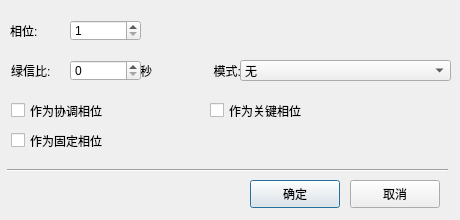
<?xml version="1.0" encoding="UTF-8"?>
<ui version="4.0">
 <class>split_dialog</class>
 <widget class="QDialog" name="split_dialog">
  <property name="geometry">
   <rect>
    <x>0</x>
    <y>0</y>
    <width>460</width>
    <height>220</height>
   </rect>
  </property>
  <property name="windowTitle">
   <string>绿信比编辑</string>
  </property>
  <widget class="QLabel" name="label_split">
   <property name="geometry">
    <rect>
     <x>11</x>
     <y>60</y>
     <width>61</width>
     <height>21</height>
    </rect>
   </property>
   <property name="text">
    <string>绿信比:</string>
   </property>
  </widget>
  <widget class="QPushButton" name="pushButton_confirm">
   <property name="geometry">
    <rect>
     <x>250</x>
     <y>180</y>
     <width>90</width>
     <height>28</height>
    </rect>
   </property>
   <property name="text">
    <string>确定</string>
   </property>
  </widget>
  <widget class="QLabel" name="label_mode">
   <property name="geometry">
    <rect>
     <x>190</x>
     <y>60</y>
     <width>51</width>
     <height>21</height>
    </rect>
   </property>
   <property name="text">
    <string>模式:</string>
   </property>
   <property name="alignment">
    <set>Qt::AlignRight|Qt::AlignTrailing|Qt::AlignVCenter</set>
   </property>
  </widget>
  <widget class="QPushButton" name="pushButton_cancel">
   <property name="geometry">
    <rect>
     <x>350</x>
     <y>180</y>
     <width>90</width>
     <height>28</height>
    </rect>
   </property>
   <property name="text">
    <string>取消</string>
   </property>
  </widget>
  <widget class="QLabel" name="label_countdown">
   <property name="geometry">
    <rect>
     <x>140</x>
     <y>60</y>
     <width>51</width>
     <height>21</height>
    </rect>
   </property>
   <property name="text">
    <string>秒</string>
   </property>
  </widget>
  <widget class="QSpinBox" name="spinBox_Time">
   <property name="geometry">
    <rect>
     <x>70</x>
     <y>60</y>
     <width>71</width>
     <height>21</height>
    </rect>
   </property>
   <property name="maximum">
    <number>255</number>
   </property>
  </widget>
  <widget class="QComboBox" name="comboBox_Mode">
   <property name="geometry">
    <rect>
     <x>240</x>
     <y>60</y>
     <width>211</width>
     <height>21</height>
    </rect>
   </property>
   <property name="currentIndex">
    <number>1</number>
   </property>
   <property name="maxVisibleItems">
    <number>7</number>
   </property>
   <item>
    <property name="text">
     <string>其他</string>
    </property>
   </item>
   <item>
    <property name="text">
     <string>无</string>
    </property>
   </item>
   <item>
    <property name="text">
     <string>最小车辆响应</string>
    </property>
   </item>
   <item>
    <property name="text">
     <string>最大车辆响应</string>
    </property>
   </item>
   <item>
    <property name="text">
     <string>行人响应</string>
    </property>
   </item>
   <item>
    <property name="text">
     <string>最大车辆/行人响应</string>
    </property>
   </item>
   <item>
    <property name="text">
     <string>忽略相位</string>
    </property>
   </item>
  </widget>
  <widget class="QCheckBox" name="checkBox_AsCoordPhase">
   <property name="geometry">
    <rect>
     <x>11</x>
     <y>100</y>
     <width>181</width>
     <height>21</height>
    </rect>
   </property>
   <property name="text">
    <string>作为协调相位</string>
   </property>
  </widget>
  <widget class="QCheckBox" name="checkBox_AsFixedPhase">
   <property name="geometry">
    <rect>
     <x>11</x>
     <y>130</y>
     <width>181</width>
     <height>21</height>
    </rect>
   </property>
   <property name="text">
    <string>作为固定相位</string>
   </property>
  </widget>
  <widget class="QCheckBox" name="checkBox_AsKeyPhase">
   <property name="geometry">
    <rect>
     <x>210</x>
     <y>100</y>
     <width>241</width>
     <height>21</height>
    </rect>
   </property>
   <property name="text">
    <string>作为关键相位</string>
   </property>
  </widget>
  <widget class="QLabel" name="label_phase">
   <property name="geometry">
    <rect>
     <x>10</x>
     <y>20</y>
     <width>61</width>
     <height>21</height>
    </rect>
   </property>
   <property name="text">
    <string>相位:</string>
   </property>
  </widget>
  <widget class="QSpinBox" name="spinBox_PhaseNumber">
   <property name="enabled">
    <bool>true</bool>
   </property>
   <property name="geometry">
    <rect>
     <x>70</x>
     <y>20</y>
     <width>71</width>
     <height>21</height>
    </rect>
   </property>
   <property name="keyboardTracking">
    <bool>false</bool>
   </property>
   <property name="minimum">
    <number>1</number>
   </property>
   <property name="maximum">
    <number>32</number>
   </property>
  </widget>
  <widget class="Line" name="line">
   <property name="geometry">
    <rect>
     <x>7</x>
     <y>160</y>
     <width>441</width>
     <height>20</height>
    </rect>
   </property>
   <property name="orientation">
    <enum>Qt::Horizontal</enum>
   </property>
  </widget>
 </widget>
 <resources/>
 <connections/>
</ui>
